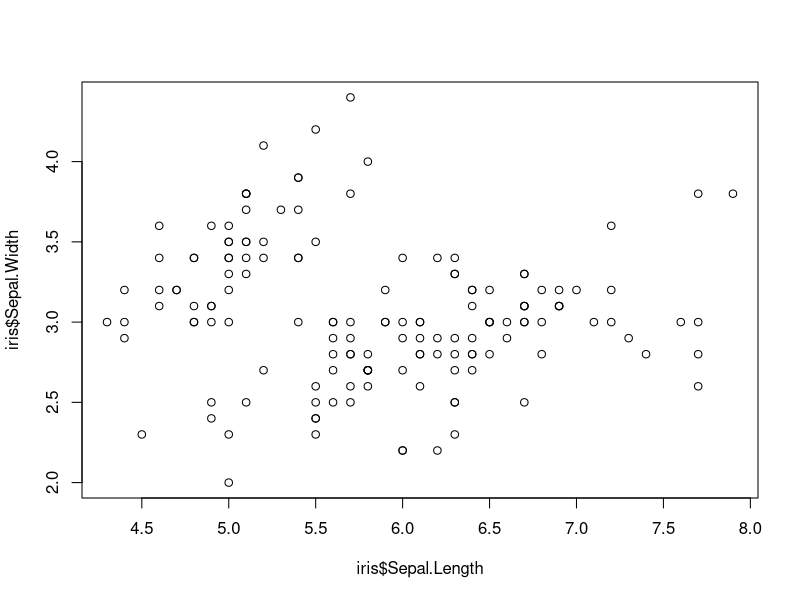
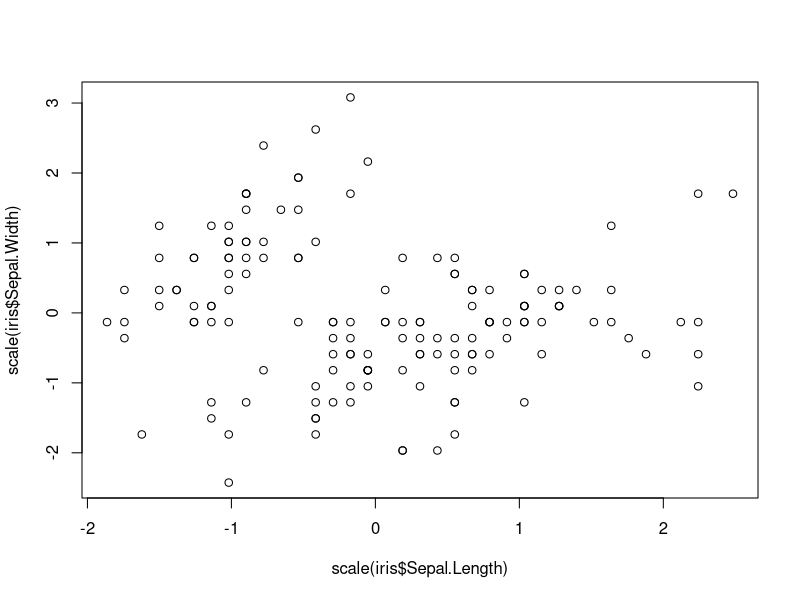
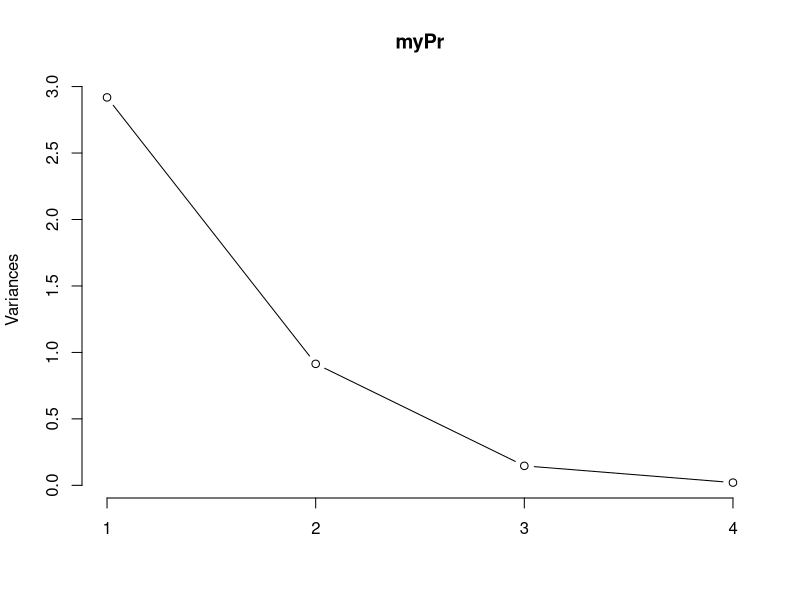
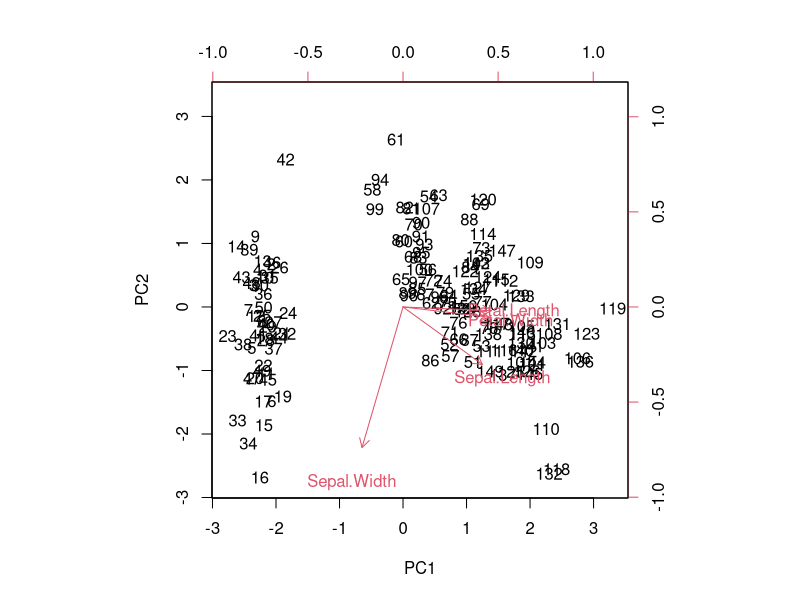
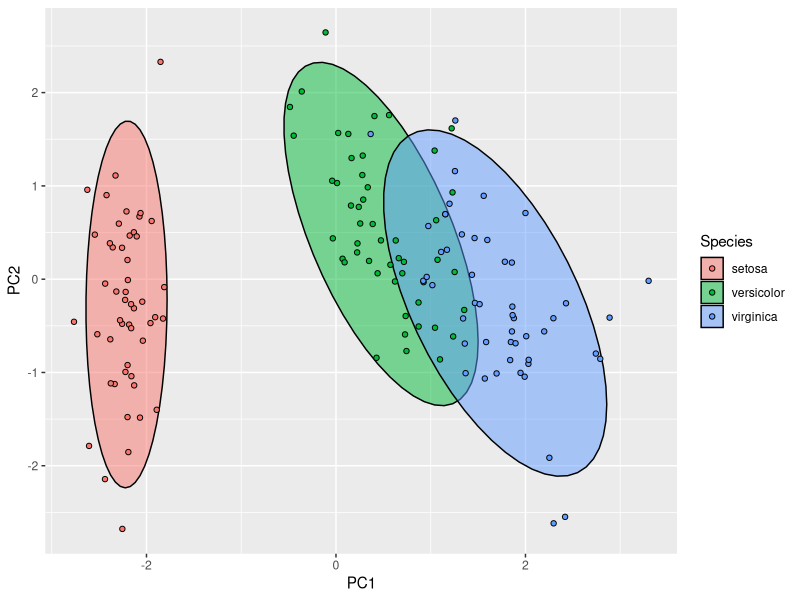

Source code (R) for these figures, in order:
data("iris")
head(iris)
summary(iris)

# PCA ----
myPr <- prcomp(iris[,-5], scale = TRUE)

# visualisation to see what scaling does
plot(iris$Sepal.Length, iris$Sepal.Width)
plot(scale(iris$Sepal.Length), scale(iris$Sepal.Width))

myPr
summary(myPr)
plot(myPr, type = "l")
biplot(myPr, scale = 0)

# extract pc scores ----
str(myPr)
myPr$x

iris2 <- cbind(iris, myPr$x[, 1:2])
head(iris2)

# plot with ggplot ----
library(ggplot2)

ggplot(iris2, aes(PC1, PC2, col = Species, fill = Species)) +
  stat_ellipse(geom = "polygon", col = "black", alpha = 0.5) +
  geom_point(shape = 21, col = "black")

# correlations between variables and pcs
cor(iris[, -5], iris2[, 6:7])
